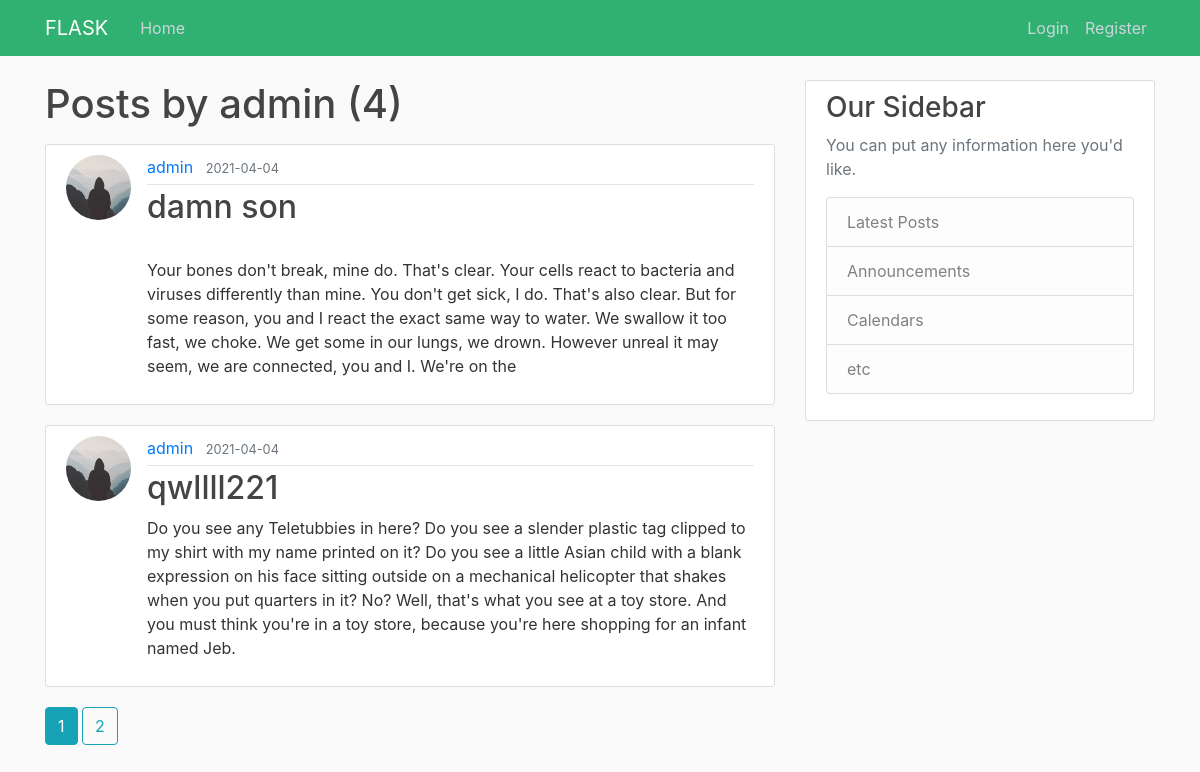
Screenshot of /user/admin with the database file from the repository.
### web_app/models.py (models this page shows, shortened)
class User(db.Model, UserMixin):
    id = db.Column(db.Integer, primary_key=True)
    username = db.Column(db.String(20), unique=True, nullable=False)
    email = db.Column(db.String(40), unique=True, nullable=False)
    image_file = db.Column(db.String(20), nullable=False, default='default.jpg')
    password = db.Column(db.String(100), nullable=False)
    posts = db.relationship("Post", backref="author", lazy=True)

class Post(db.Model):
    id = db.Column(db.Integer, primary_key=True)
    title = db.Column(db.String(100), nullable=False)
    date_posted = db.Column(db.DateTime, nullable=False, default=datetime.utcnow)
    content = db.Column(db.Text, nullable=False)
    user_id = db.Column(db.Integer, db.ForeignKey("user.id"), nullable=False)

### web_app/routes.py (the view)
@app.route("/user/<string:username>") # dynamic url from a variable
def user_posts(username):
    page = request.args.get("page", 1, type=int) # get the first page when index loads
    user = User.query.filter_by(username=username).first_or_404() # query the User DB and get the first item
    posts = Post.query.filter_by(author=user).order_by(Post.date_posted.desc()).paginate(page=page, per_page=2) # DB QUERY, object creation and setting up pages, and ordering by latest post
    return render_template('user_posts.html', posts=posts, user=user)

### web_app/templates/user_posts.html (shortened to what this page needs)
{% extends "base.html" %}
{% block content %}
<h1 class="mb-3"> Posts by {{ user.username }} ({{ posts.total }}) </h1>
    {% for post in posts.items %}
        <article class="media content-section">
          <img class="rounded-circle article-img" src="{{ url_for('static', filename='profile_pics/' + post.author.image_file) }}">
          <div class="media-body">
            <div class="article-metadata">
              <a class="mr-2" href="{{url_for("user_posts", username=post.author.username)}}">{{ post.author.username }}</a>
              <small class="text-muted">{{ post.date_posted.strftime('%Y-%m-%d') }}</small>
            </div>
            <h2> <a class="article-title" href="{{ url_for('post', post_id=post.id) }}"> {{ post.title }} </a></h2>
            <p class="article-content">{{ post.content }}</p>
          </div>
</article>
{% endfor %}
{% for page_num in posts.iter_pages(left_edge=1, right_edge=1, left_current=1, right_current=2)  %}
  {% if page_num %}
    {% if posts.page == page_num%}
        <a class="btn btn-info media-body mb-4" href="{{ url_for("user_posts", username=user.username, page=page_num) }}"> {{ page_num}} </a>
    {% else %}
        <a class="btn btn-outline-info mb-4" href="{{ url_for("user_posts", username=user.username, page=page_num) }}"> {{ page_num}} </a>
    {% endif %}
  {% else %}
    ...
  {% endif %}
{% endfor %}
{% endblock %}

### web_app/static/main.css (style rules this page uses)
body { background: #fafafa; color: #333333; margin-top: 5rem; }
h1, h2, h3, h4, h5, h6 { color: #444444; }
.content-section { background: #ffffff; padding: 10px 20px; border: 1px solid #dddddd; border-radius: 3px; margin-bottom: 20px; }
.article-title { color: #444444; }
.article-content { white-space: pre-line; }
.article-img { height: 65px; width: 65px; margin-right: 16px; }
.article-metadata { padding-bottom: 5px; margin-bottom: 3px; border-bottom: 1px solid #e3e3e3 }

### rows the page displays
User: username "admin"
Post: image_file (placeholder picture), author.username "admin", date_posted "2021-04-04", title "damn son", content "Your bones don't break, mine do. That's clear. Your cells react to bacteria and viruses differently than mine. You don't get sick, I do. That's also clear. But for some reason, you and I react the exact same way to water. We swallow it too fast, we choke. We get some in our lungs, we drown. However unreal it may seem, we are connected, you and I. We're on the"
Post: image_file (placeholder picture), author.username "admin", date_posted "2021-04-04", title "qwllll221", content "Do you see any Teletubbies in here? Do you see a slender plastic tag clipped to my shirt with my name printed on it? Do you see a little Asian child with a blank expression on his face sitting outside on a mechanical helicopter that shakes when you put quarters in it? No? Well, that's what you see at a toy store. And you must think you're in a toy store, because you're here shopping for an infant named Jeb."

### other values shown
{{ posts.total }} "4"
{{ page_num }} "1"
{{ page_num }} "2"
